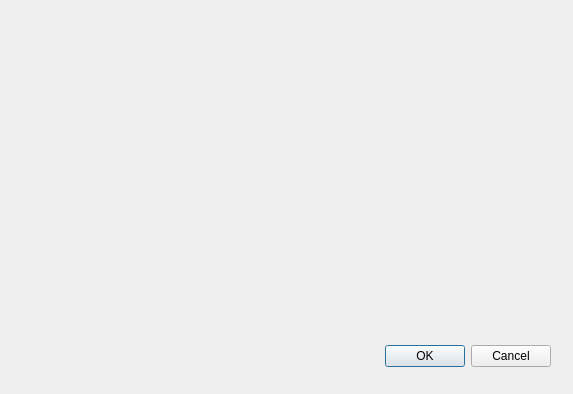
<?xml version="1.0" encoding="UTF-8"?>
<ui version="4.0">
 <class>BlackResultDetailDlg</class>
 <widget class="QDialog" name="BlackResultDetailDlg">
  <property name="geometry">
   <rect>
    <x>0</x>
    <y>0</y>
    <width>573</width>
    <height>394</height>
   </rect>
  </property>
  <property name="windowTitle">
   <string>Dialog</string>
  </property>
  <widget class="QDialogButtonBox" name="buttonBox">
   <property name="geometry">
    <rect>
     <x>210</x>
     <y>340</y>
     <width>341</width>
     <height>32</height>
    </rect>
   </property>
   <property name="orientation">
    <enum>Qt::Horizontal</enum>
   </property>
   <property name="standardButtons">
    <set>QDialogButtonBox::Cancel|QDialogButtonBox::Ok</set>
   </property>
  </widget>
 </widget>
 <resources/>
 <connections>
  <connection>
   <sender>buttonBox</sender>
   <signal>accepted()</signal>
   <receiver>BlackResultDetailDlg</receiver>
   <slot>accept()</slot>
   <hints>
    <hint type="sourcelabel">
     <x>248</x>
     <y>254</y>
    </hint>
    <hint type="destinationlabel">
     <x>157</x>
     <y>274</y>
    </hint>
   </hints>
  </connection>
  <connection>
   <sender>buttonBox</sender>
   <signal>rejected()</signal>
   <receiver>BlackResultDetailDlg</receiver>
   <slot>reject()</slot>
   <hints>
    <hint type="sourcelabel">
     <x>316</x>
     <y>260</y>
    </hint>
    <hint type="destinationlabel">
     <x>286</x>
     <y>274</y>
    </hint>
   </hints>
  </connection>
 </connections>
</ui>
